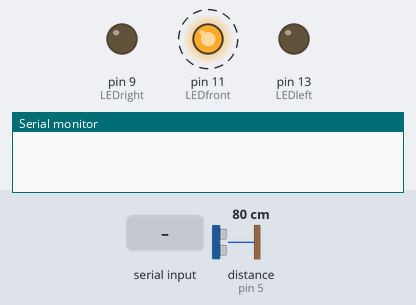
Bench run of a sketch on a simulated Arduino Uno, built with avr-gcc and run on an emulated ATmega328P. Shown: output pins drawn as LEDs (lit = HIGH), the last lines printed to the serial monitor. Wiring (inferred from the names in the program): ultrasonic range finder: trigger pin 4; echo pin 5. Dashed ring = blinking. Inputs (shaded band) come from the test bench; at power-on: distance to the obstacle (sensor on pin 5) 80 cm. The echo pulse lasts 58.3 µs per cm; pins used as bus, display or sensor lines are not drawn.

Above: at 1.01 s.
1.7 s: "5" received over Serial
At 2.7 s:
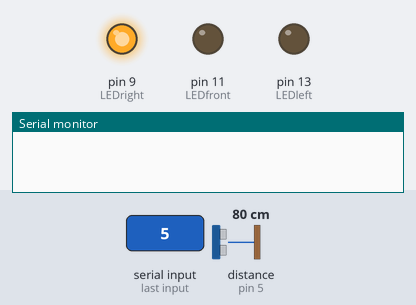
5.2 s: "1" received over Serial
At 6.6 s:
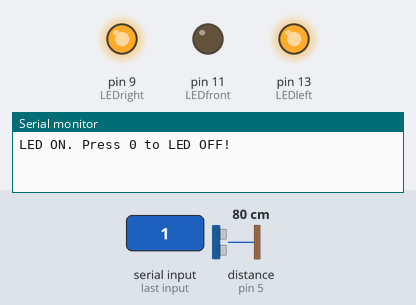
8.7 s: "2" received over Serial
At 10.0 s:
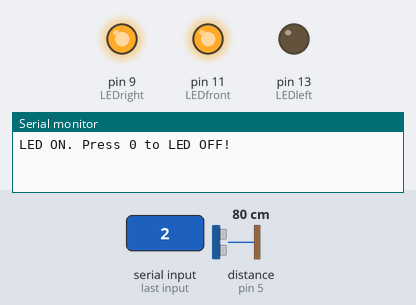
12.2 s: "3" received over Serial
At 13.4 s:
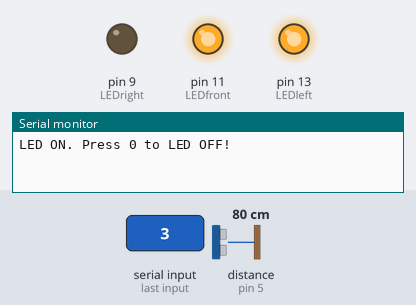
15.7 s: "6" received over Serial
At 16.7 s:
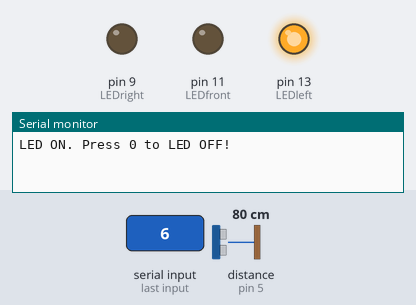
19.2 s: distance to the obstacle (sensor on pin 5) set to 2 cm
At 19.74 s:
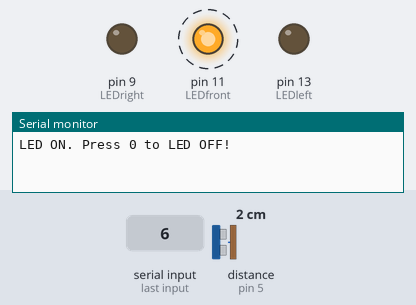
Timing chart, 0 to 23.7 s (numbered marks = the images above; inputs shaded):
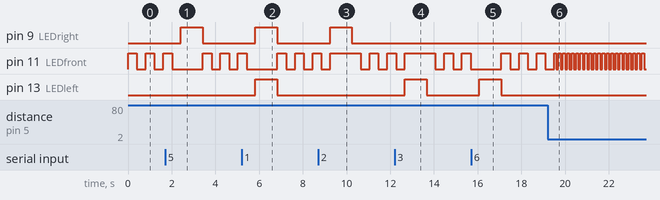

The sketch:

Microcontroller_HapticNav.ino
```cpp
char incomingByte;  // incoming data
int LEDleft = 13;      // LED pin
int LEDright = 9;
int LEDfront = 11;
char change = '0';

// Ultrasonic

const int trigPin = 4;
const int echoPin = 5;
long duration;
long distance;

void setup() {
  Serial.begin(9600); // initialization
  pinMode(LEDleft, OUTPUT);
  pinMode(LEDright, OUTPUT);
  pinMode(LEDfront, OUTPUT);

  // Ultrasonic
  pinMode(trigPin, OUTPUT); // Sets the trigPin as an Output
  pinMode(echoPin, INPUT); // Sets the echoPin as an Input

  //Serial.println("Press 1 to LED ON or 0 to LED OFF...");

}

void loop() {

   digitalWrite(trigPin, LOW);
  delayMicroseconds(2);
  digitalWrite(trigPin, HIGH);
  delayMicroseconds(10);
  digitalWrite(trigPin, LOW);
  duration = pulseIn(echoPin, HIGH);
  distance = (duration/2) / 29.1;

  if (distance < 30){
  digitalWrite(LEDfront, HIGH);
    delay(100);                  // waits for a second
    digitalWrite(LEDfront, LOW);    // sets the LED off
    delay(100);                  // waits for a second
  }

  if(distance < 100 && distance > 30){
  digitalWrite(LEDfront, HIGH);
    delay(400);                  // waits for a second
    digitalWrite(LEDfront, LOW);    // sets the LED off
    delay(400);
  }

  if (Serial.available() > 0) {  // if the data came
     // while (Serial.read() >= 0);
    incomingByte = Serial.read(); // read byte

    if(incomingByte == '1') { //Origin
       digitalWrite(LEDleft, HIGH); // if 0, switch LED on
       digitalWrite(LEDright, HIGH);
       delay (1000);
       digitalWrite(LEDleft, LOW); // if 0, switch LED on
       digitalWrite(LEDright, LOW);
       //Serial.println("LED ON. Press 0 to LED OFF!");
    }
    else if(incomingByte == '2') {   //Destination on the right
       digitalWrite(LEDfront, HIGH); // if 0, switch LED on
       digitalWrite(LEDright, HIGH); // if 0, switch LED on
       delay (1000);
       digitalWrite(LEDfront, LOW); // if 0, switch LED on
       digitalWrite(LEDright, LOW);
      //Serial.println("LED ON. Press 0 to LED OFF!");
    }
     else if(incomingByte == '3') {  //Destination on the left
       digitalWrite(LEDfront, HIGH); // if 0, switch LED on
       digitalWrite(LEDleft, HIGH); // if 0, switch LED on
       delay (1000);
       digitalWrite(LEDfront, LOW); // if 0, switch LED on
       digitalWrite(LEDleft, LOW);
       //Serial.println("LED ON. Press 0 to LED OFF!");
    }
    else if(incomingByte == '4' && (distance < 100 && distance > 30)) {
    digitalWrite(LEDfront, HIGH);
    delay(400);                  // waits for a second
    digitalWrite(LEDfront, LOW);    // sets the LED off
    delay(400);
  }
  else if(incomingByte == '4' && distance < 30) {
    digitalWrite(LEDfront, HIGH);
    delay(100);                  // waits for a second
    digitalWrite(LEDfront, LOW);    // sets the LED off
    delay(100);                  // waits for a second
  }

    else if(incomingByte == '4') { //Destination
       digitalWrite(LEDleft, HIGH); // if 0, switch LED on
       digitalWrite(LEDright, HIGH);
       digitalWrite(LEDfront, HIGH); // if 0, switch LED on
       delay (1000);
       digitalWrite(LEDleft, LOW); // if 0, switch LED on
       digitalWrite(LEDright, LOW);
       digitalWrite(LEDfront, LOW); // if 0, switch LED on
       //Serial.println("LED ON. Press 0 to LED OFF!");
    }
    else if(incomingByte == '5') {   //Turn right
       digitalWrite(LEDright, HIGH); // if 0, switch LED on
       delay (1000);
       digitalWrite(LEDright, LOW);
       Serial.println("LED ON. Press 0 to LED OFF!");
    }
    else if(incomingByte == '6') {   //Turn left
       digitalWrite(LEDleft, HIGH); // if 0, switch LED on
       delay (1000);
       digitalWrite(LEDleft, LOW);
       //Serial.println("LED ON. Press 0 to LED OFF!");
    }
    else if(incomingByte == '7' && (distance < 100 && distance > 30)) {
    digitalWrite(LEDfront, HIGH);
    delay(400);                  // waits for a second
    digitalWrite(LEDfront, LOW);    // sets the LED off
    delay(400);
  }
  else if(incomingByte == '7' && distance < 30) {
    digitalWrite(LEDfront, HIGH);
    delay(100);                  // waits for a second
    digitalWrite(LEDfront, LOW);    // sets the LED off
    delay(100);                  // waits for a second
  }
    else if(incomingByte == '7') {     //Continue going forward
       digitalWrite(LEDfront, HIGH); // if 0, switch LED on
       delay (1000);
       digitalWrite(LEDfront, LOW);
       //Serial.println("LED ON. Press 0 to LED OFF!");
    }
  }


//
//  if (distance < 30) {
//    digitalWrite(LEDfront, HIGH);
//    delay(100);                  // waits for a second
//    digitalWrite(LEDfront, LOW);    // sets the LED off
//    delay(100);                  // waits for a second
//  }
//
//  if (distance < 100 && distance > 30) {
//    digitalWrite(LEDfront, HIGH);
//    delay(400);                  // waits for a second
//    digitalWrite(LEDfront, LOW);    // sets the LED off
//    delay(400);                  // waits for a second
//  }
// //  delay (500);
}
```

Measured:
- after the input at 1.7 s, pin 9 (LEDright): LOW → HIGH after 0.72 s, → LOW 1.0 s later
- after the input at 5.2 s, pin 9 (LEDright), pin 13 (LEDleft): LOW → HIGH after 0.63 s, → LOW 1.0 s later
- after the input at 8.7 s, pin 9 (LEDright): LOW → HIGH after 0.55 s, → LOW 1.0 s later
- after the input at 12.2 s, pin 13 (LEDleft): LOW → HIGH after 0.46 s, → LOW 1.0 s later
- after the input at 15.7 s, pin 13 (LEDleft): LOW → HIGH after 0.38 s, → LOW 1.0 s later
- after the input at 19.2 s, pin 11 (LEDfront): alternates HIGH for 0.10 s and LOW for 0.10 s, starting after 0.40 s
- by itself, pin 11 (LEDfront): alternates HIGH for 0.40 s and LOW for 0.41 s
